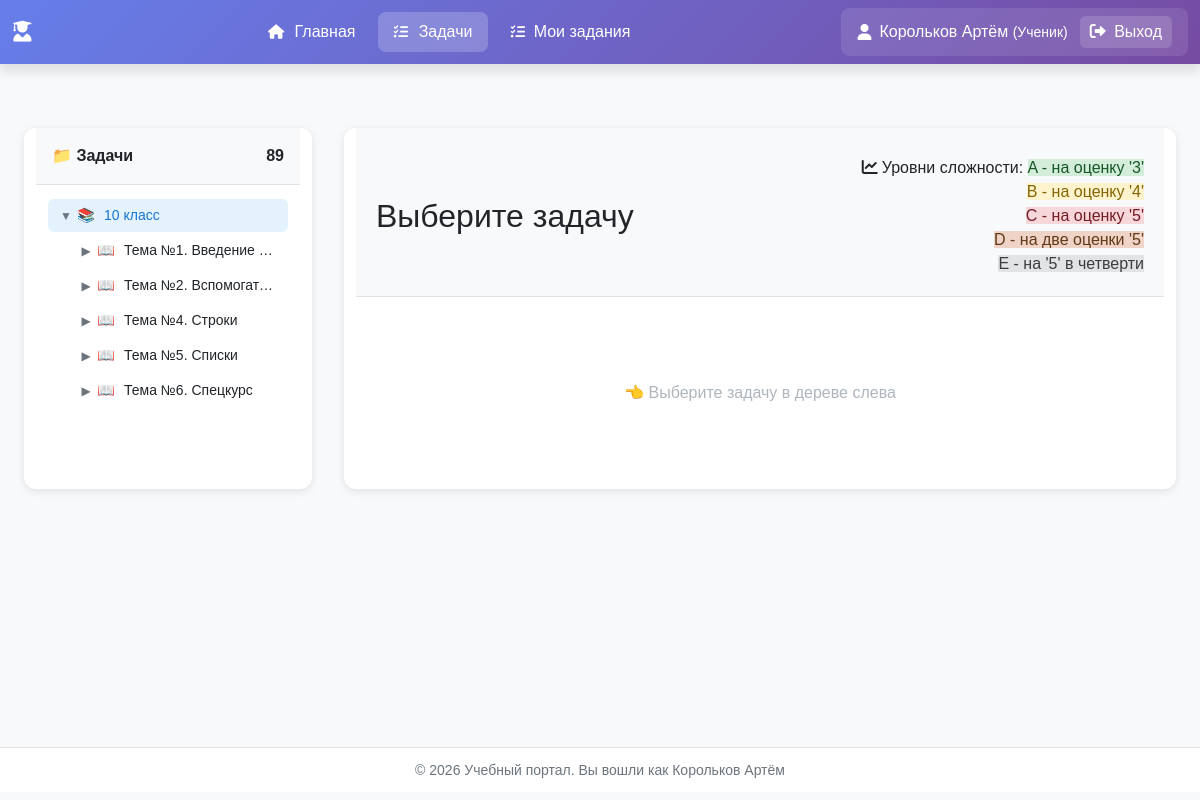
/tasks/ (signed in), run on the app's committed database.
### users_app/models.py (models this page shows, shortened)
class User(AbstractUser):
    USER_TYPES = (
        ('teacher', 'Учитель'),
        ('student', 'Ученик'),
    )
    user_type = models.CharField(max_length=10, choices=USER_TYPES, default='student')
    middle_name = models.CharField('Отчество', max_length=50, blank=True)
    class Meta:
        verbose_name = 'Пользователь'
        verbose_name_plural = 'Пользователи'

### task_description_app/tasks/models.py (models this page shows, shortened)
class DifficultyLevel(models.Model):
    DIFFICULTY_CHOICES = [
        ('A', "Уровень A"),
        ('B', "Уровень B"),
        ('C', "Уровень C"),
        ('D', "Уровень D"),
        ('E', "Уровень E"),
    ]
    COLOR_CHOICES = [
        ('success', 'Зеленый (Easy)'),
        ('warning', 'Желтый (Medium)'),
        ('danger', 'Красный (Hard)'),
        ('brown', 'Коричневый (Very_Hard)'),
        ('dark', 'Черный (Expert)'),
    ]
    level_name = models.CharField(
        max_length=20,
        choices=DIFFICULTY_CHOICES,
        default='easy',
        unique=True,
        verbose_name='Уровень сложности'
    )
    display_name = models.CharField(
        max_length=50,
        verbose_name='Отображаемое название'
    )
    level_order = models.PositiveIntegerField(
        default=0,
        verbose_name='Порядок сортировки'
    )
    color_code = models.CharField(
        max_length=20,
        choices=COLOR_CHOICES,
        default='secondary',
        verbose_name='Цвет для отображения'
    )
    description = models.TextField(
        blank=True,
        verbose_name='Описание уровня'
    )
    class Meta:
        db_table = 'task_description_app_difficultylevel'
        verbose_name = 'Уровень сложности'
        verbose_name_plural = 'Уровни сложности'
        ordering = ['level_order', 'id']
    def get_grade_display(self):
        grade_map = {
            'A': "на оценку '3'",
            'B': "на оценку '4'",
            'C': "на оценку '5'",
            'D': "на две оценки '5'",
            'E': "на '5' в четверти",
        }
        return grade_map.get(self.level_name, self.display_name)

### task_description_app/tasks/views.py (the view)
# urls.py: path('', views.task_list, name='list'),
@login_required
def task_list(request):
    tasks = Task.objects.all()
    tree_data = build_tree_structure()
    total_tasks = Task.objects.count()
    difficulty_levels = DifficultyLevel.objects.all().order_by('level_order')
    context = {
        'tasks': tasks,
        'title': 'Список задач',
        'tree_data': json.dumps(tree_data),  # Передаем как JSON строку
        'total_tasks': total_tasks,
        'difficulty_levels': difficulty_levels,
    }
    return render(request, 'task_description_app/tasks/task_list.html', context)

### templates/task_description_app/tasks/task_list.html (shortened to what this page needs)
{% extends 'base.html' %}
{% load static %}
{% load pluralize_ru %}
{% block extra_css %}
    <link rel="stylesheet"
          href="https://cdnjs.cloudflare.com/ajax/libs/highlight.js/11.9.0/styles/atom-one-dark.min.css">
    <link rel="stylesheet" href="{% static 'tasks/css/tasks.css' %}">
{% endblock %}
{% block content %}
    <div class="row task-container">
        <div class="col-md-3 sidebar">
            <div class="sidebar-header">
                <span>📁 Задачи</span>
                <span id="totalTasks">{{ total_tasks }}</span>
            </div>
            <div class="tree-container">
                <ul class="tree" id="tree"></ul>
            </div>
        </div>
        <div class="col-md-5 list-content">
            <div class="list-content-header">
                <div class="d-flex justify-content-between align-items-center flex-wrap">
                    <h2 id="currentTitle" class="mb-0">Выберите задачу</h2>
                    <div class="difficulty-legend">
            <span class="legend-title">
                <i class="fas fa-chart-line me-1"></i>Уровни сложности:
            </span>
                        {% for level in difficulty_levels %}
                            <span class="legend-item level-{{ level.level_name }}" data-color="{{ level.color_code }}">
                    <span class="legend-text">{{ level.level_name }} - {{ level.get_grade_display }}</span><br>
                </span>
                        {% endfor %}
                    </div>
                </div>
            </div>
            <div class="list-content-body" id="taskContent">
                <div class="empty">
                    👈 Выберите задачу в дереве слева
                </div>
            </div>
        </div>
    </div>
{% endblock %}

### templates/base.html (shortened to what this page needs)
<!DOCTYPE html>
<html lang="ru">
<head>
    {% load static %}
    <link rel="stylesheet" href="https://cdn.jsdelivr.net/npm/bootstrap@5.1.3/dist/css/bootstrap.min.css">
    <link rel="stylesheet" href="https://cdnjs.cloudflare.com/ajax/libs/font-awesome/6.0.0/css/all.min.css">
    <link rel="stylesheet" href="{% static 'css/base/style.css' %}">
    <link rel="stylesheet" href="{% static 'css/components/buttons.css' %}">
    <link rel="stylesheet" href="{% static 'css/components/tabs.css' %}">
    {% block extra_css %}{% endblock %}
</head>
<body>
<nav class="navbar navbar-expand-lg navbar-dark">
    <div class="container">
        <a class="navbar-brand" href="{% url 'home' %}">
            <i class="fas {% if user.user_type == 'teacher' %}fa-chalkboard-teacher{% elif user.user_type == 'student' %}fa-user-graduate{% else %}fa-graduation-cap{% endif %} me-2"></i>
        </a>
        <div class="collapse navbar-collapse" id="navbarNav">
            {% if user.is_authenticated %}
                <ul class="navbar-nav me-auto">
                {% if user.user_type == 'teacher' %}
                    <ul class="navbar-nav me-auto">
                    <li class="nav-item">
                        <a class="nav-link {% if request.path == '/' or '/teacher/' in request.path %}active{% endif %}"
                           href="{% url 'teacher_dashboard' %}">
                            <i class="fas fa-home"></i> Главная
                        </a>
                    </li>
                    <li class="nav-item">
                        <a class="nav-link {% if '/tasks/' in request.path and '/tasks/task/add/' not in request.path and '/tasks/collections/' not in request.path and '/teacher/student/' not in request.path %}active{% endif %}"
                           href="{% url 'tasks_&_collections:tasks:list' %}">
                            <i class="fas fa-tasks"></i> Все задачи
                        </a>
                    </li>
                    <li class="nav-item">
                        <a class="nav-link {% if '/tasks/task/add/' in request.path %}active{% endif %}"
                           href="{% url 'tasks_&_collections:tasks:add' %}">
                            <i class="fas fa-plus-circle"></i> Добавить задачу
                        </a>
                    </li>
                    <li class="nav-item">
                        <a class="nav-link {% if '/tasks/collections/' in request.path and '/tasks/collections/my-assignments' not in request.path %}active{% endif %}"
                           href="{% url 'tasks_&_collections:collections:list' %}">
                            <i class="fas fa-layer-group"></i> Мои подборки
                        </a>
                    </li>
                {% elif user.user_type == 'student' %}
                    <li class="nav-item">
                        <a class="nav-link {% if request.resolver_match.url_name == 'student_dashboard' %}active{% endif %}"
                           href="{% url 'student_dashboard' %}">
                            <i class="fas fa-home"></i> Главная
                        </a>
                    </li>
                    <li class="nav-item">
                        <a class="nav-link {% if '/tasks/' in request.path and '/tasks/task/add/' not in request.path and '/tasks/collections/' not in request.path %}active{% endif %}"
                           href="{% url 'tasks_&_collections:tasks:list' %}">
                            <i class="fas fa-tasks"></i> Задачи
                        </a>
                    </li>
                    <li class="nav-item">
                        <a class="nav-link {% if '/tasks/collections/' in request.path %}active{% endif %}"
                           href="{% url 'tasks_&_collections:collections:my_assignments' %}">
                            <i class="fas fa-tasks me-1"></i> Мои задания
                        </a>
                    </li>
                {% endif %}
            </ul>
                <div class="user-menu">
                    <i class="fas {% if user.user_type == 'teacher' %}fa-user-tie{% else %}fa-user{% endif %}"></i>
                    <span class="user-name">
                            {{ user.last_name }} {{ user.first_name }}
                        {% if user.user_type == 'teacher' %}
                            <small>(Учитель)</small>
                        {% else %}
                            <small>(Ученик)</small>
                        {% endif %}
                        </span>
                    <a href="{% url 'logout' %}" class="logout-btn" onclick="return confirm('Выйти из системы?')">
                        <i class="fas fa-sign-out-alt me-1"></i> Выход
                    </a>
                </div>
            {% endif %}
        </div>
    </div>
</nav>
<div class="main-content">
    <div class="container">
        {% block content %}
        {% endblock %}
    </div>
</div>
<footer class="footer">
    <div class="container text-center">
        <small>
            &copy; {% now "Y" %} Учебный портал.
            {% if user.is_authenticated %}
                Вы вошли как {{ user.last_name }} {{ user.first_name }}
            {% else %}
                Все права защищены
            {% endif %}
        </small>
    </div>
</footer>
</body>
</html>

### static/css/base/style.css (style rules this page uses)
* { margin: 0; padding: 0; box-sizing: border-box; }
html, body { width: 100%; overflow-x: auto; }
body { background: #f8f9fa; font-family: 'GOST type B', Tahoma, Geneva, Verdana, sans-serif; min-height: 99vh; display: flex; flex-direction: column; }
.container { width: 100%; max-width: 1980px; }
.navbar { background: linear-gradient(135deg, #667eea 0%, #764ba2 100%); box-shadow: 0 8px 10px rgba(0, 0, 0, 0.1); }
.navbar-brand, .nav-link { color: white !important; }
.navbar-brand { font-weight: 600; font-size: 1.3rem; }
.nav-link { position: relative; padding: 0.5rem 1rem !important; margin: 0 0.2rem; border-radius: 8px; transition: all 0.3s; }
.nav-link.active { background: rgba(255, 255, 255, 0.2); font-weight: 500; }
.nav-link i { margin-right: 6px; font-size: 0.9rem; }
.me-auto { margin: auto; }
.user-menu { display: flex; align-items: center; color: white; padding: 0.5rem 1rem; border-radius: 8px; background: rgba(255, 255, 255, 0.1); }
.user-menu i { margin-right: 8px; font-size: 1rem; }
.user-name { margin-right: 12px; font-weight: 500; }
.main-content { flex: 1; padding: 20px 0; }
.footer { background: white; padding: 10px 0; margin-top: auto; border-top: 1px solid #e0e0e0; color: #6c757d; }
.level-A { background: #d4edda; color: #155724; }
.level-B { background: #fff3cd; color: #856404; }
.level-C { background: #f8d7da; color: #721c24; }
.level-D { background: #eed3c6; color: #623816; }
.level-E { background: #e2e3e5; color: #383d41; }

### static/css/components/buttons.css (style rules this page uses)
.logout-btn { color: white; text-decoration: none; padding: 4px 10px; border-radius: 6px; background: rgba(255, 255, 255, 0.15); transition: all 0.3s; }

### task_description_app/static/tasks/css/tasks.css (style rules this page uses)
.task-container { gap: 2rem; padding: 1.5rem; }
.tree, .tree ul { list-style: none; padding-left: 20px; }
.tree { padding-left: 0; }
.task-container { margin-top: 20px; }
.sidebar { background: white; border-radius: 12px; overflow: auto; position: sticky; display: flex; flex-direction: column; box-shadow: 0 2px 8px rgba(0, 0, 0, 0.1); }
.sidebar-header { padding: 16px; background: #f8f9fa; border-bottom: 1px solid #dee2e6; font-weight: 600; display: flex; justify-content: space-between; }
.tree-container { flex: 1; overflow-y: auto; padding: 12px; }
.list-content { flex: 1; background: white; border-radius: 12px; box-shadow: 0 2px 8px rgba(0, 0, 0, 0.1); display: flex; flex-direction: column; }
.list-content-header { padding: 20px; background: #f8f9fa; border-bottom: 1px solid #dee2e6; }
.list-content-body { flex: 1; overflow-y: auto; padding: 24px; }
.empty { color: #adb5bd; text-align: center; padding: 60px 20px; }
:root { --level-success: #28a745; --level-warning: #ffc107; --level-danger: #dc3545; --level-brown: #8B4513; --level-dark: #343a40; }
.difficulty-legend { text-align: right; }

### data on the page
User: last_name "Корольков", first_name "Артём"
DifficultyLevel: level_name "A", grade "на оценку '3'"
DifficultyLevel: level_name "B", grade "на оценку '4'"
DifficultyLevel: level_name "C", grade "на оценку '5'"
DifficultyLevel: level_name "D", grade "на две оценки '5'"
DifficultyLevel: level_name "E", grade "на '5' в четверти"

### other printed values
{{ total_tasks }} "89"
